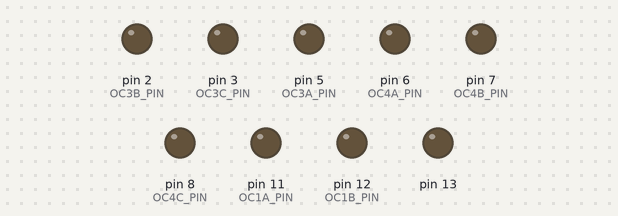
Bench run of a sketch on a simulated Arduino Leonardo, built for the host (arithmetic inside an expression is 32-bit, double 64-bit). On the bench: output pins drawn as LEDs (lit = HIGH).

Above: at 0.1 s.
At 8.1 s:
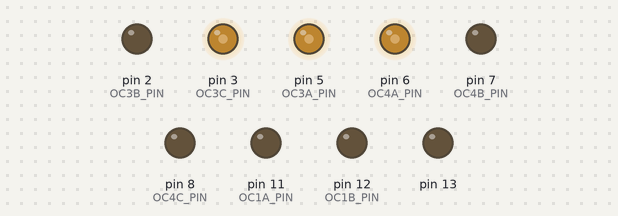
At 16.1 s:
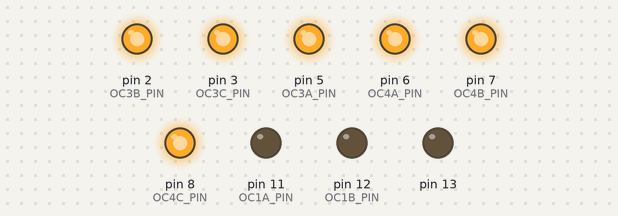
At 32.1 s:
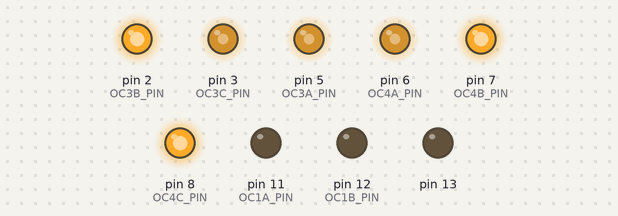
Timing chart, 0 to 33.6 s (numbered marks = the images above):
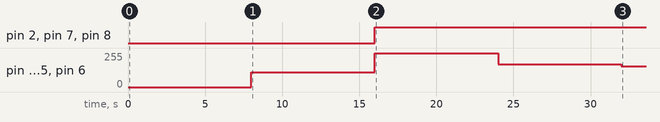

Measured:
- by itself, pin 2 (OC3B_PIN), pin 7 (OC4B_PIN), pin 8 (OC4C_PIN): LOW → HIGH at 16.0 s
- by itself, pin 3 (OC3C_PIN), pin 5 (OC3A_PIN), pin 6 (OC4A_PIN): 0/255 → 110/255 at 8.0 s, → 255/255 8.0 s later, → 169/255 8.0 s later, → 155/255 8.0 s later

The sketch:

wind_system.ino
```cpp
#include <Wire.h>


const byte OC1A_PIN = 11;
const byte OC1B_PIN = 12;
const byte OC4B_PIN = 7;
const byte OC4A_PIN = 6;
const byte OC3A_PIN = 5;
const byte OC4C_PIN = 8;
const byte OC3B_PIN = 2;
const byte OC3C_PIN = 3;

const word PWM_FREQ_HZ = 25000; //Adjust this value to adjust the frequency
const word TCNT1_TOP = 16000000/(2*PWM_FREQ_HZ);

float speed_array[ ] = {0,32.5,13.69029,10.5814,63, 45, -12, -0.1, 0.3, 7.96886,7.210175,3.9, 4, 12, 25, 30, 31, 25, 6, 8, 9, 14, 23.56, 25.45, 3.2, 0.8, 21, 5, 31, 15};

float max_speed = 32.4; // Determines sensitivity of plant movement, lower = more sensitive
float min_speed = 0.5;


int wind_counter = 0;
const unsigned long W_update_value = 8000; //every 8 seconds
unsigned long W_previousTime_update = 0;


////////////////////////////////////////////


void setup() {
Serial.begin(9600);
pinMode(13,OUTPUT);


  pinMode(OC1A_PIN, OUTPUT);

  TCCR1A = 0;
  TCCR1B = 0;
  TCNT1  = 0;

  TCCR1A |= (1 << COM1A1) | (1 << WGM11);
  TCCR1B |= (1 << WGM13) | (1 << CS10);
  ICR1 = TCNT1_TOP;


  pinMode(OC1B_PIN, OUTPUT);
  TCCR1A = 0;
  TCCR1B = 0;
  TCNT1  = 0;

  TCCR1A |= (1 << COM1A1) | (1 << WGM11);
  TCCR1B |= (1 << WGM13) | (1 << CS10);
  ICR1 = TCNT1_TOP;


  pinMode(OC3A_PIN, OUTPUT);
  TCCR3A = 0;
  TCCR3B = 0;
  TCNT3  = 0;

  TCCR3A |= (1 << COM1A1) | (1 << WGM11);
  TCCR3B |= (1 << WGM13) | (1 << CS10);
  ICR3 = TCNT1_TOP;

  pinMode(OC3B_PIN, OUTPUT);
  TCCR3A = 0;
  TCCR3B = 0;
  TCNT3  = 0;

  TCCR3A |= (1 << COM1A1) | (1 << WGM11);
  TCCR3B |= (1 << WGM13) | (1 << CS10);
  ICR3 = TCNT1_TOP;


  pinMode(OC3C_PIN, OUTPUT);
  TCCR3A = 0;
  TCCR3B = 0;
  TCNT3  = 0;

  TCCR3A |= (1 << COM1A1) | (1 << WGM11);
  TCCR3B |= (1 << WGM13) | (1 << CS10);
  ICR3 = TCNT1_TOP;


  pinMode(OC4A_PIN, OUTPUT);
  TCCR4A = 0;
  TCCR4B = 0;
  TCNT4  = 0;

  TCCR4A |= (1 << COM1A1) | (1 << WGM11);
  TCCR4B |= (1 << WGM13) | (1 << CS10);
  ICR4 = TCNT1_TOP;


  pinMode(OC4B_PIN, OUTPUT);
  TCCR4A = 0;
  TCCR4B = 0;
  TCNT4  = 0;

  TCCR4A |= (1 << COM1A1) | (1 << WGM11);
  TCCR4B |= (1 << WGM13) | (1 << CS10);
  ICR4 = TCNT1_TOP;


  pinMode(OC4C_PIN, OUTPUT);
  TCCR4A = 0;
  TCCR4B = 0;
  TCNT4  = 0;

  TCCR4A |= (1 << COM1A1) | (1 << WGM11);
  TCCR4B |= (1 << WGM13) | (1 << CS10);
  ICR4 = TCNT1_TOP;


}

/////////////////FAN PWM DEFINE DUTY/////////////////

  void setPwmDuty(byte duty)
{
  OCR1A = (word) (duty*TCNT1_TOP)/100;
}


void setPwmDuty2(byte duty)

{
  OCR1B = (word) (duty*TCNT1_TOP)/100;
}


void setPwmDuty3(byte duty)

{
  OCR3A = (word) (duty*TCNT1_TOP)/100;
}


void setPwmDuty4(byte duty)

{
  OCR3B = (word) (duty*TCNT1_TOP)/100;
}


void setPwmDuty5(byte duty)

{
  OCR3C = (word) (duty*TCNT1_TOP)/100;
}


void setPwmDuty6(byte duty)

{
  OCR4A = (word) (duty*TCNT1_TOP)/100;
}


void setPwmDuty7(byte duty)

{
  OCR4B = (word) (duty*TCNT1_TOP)/100;
}


void setPwmDuty8(byte duty)

{
  OCR4C = (word) (duty*TCNT1_TOP)/100;
}
///////////////////////////////////////////////////


void loop() {

 unsigned long W_currentTime = millis();

  if (W_currentTime - W_previousTime_update >= W_update_value) {
    W_previousTime_update = W_currentTime;

    float speed_array_val = 0;

    if (speed_array[wind_counter] > max_speed){
      speed_array_val = max_speed;
    }

    else if (speed_array[wind_counter] < min_speed){
      speed_array_val = min_speed;
    }

    else {
      speed_array_val = speed_array[wind_counter];
    }

    int rpm = (((speed_array_val- min_speed)/(max_speed - min_speed))*145)+ 110;

  analogWrite(OC3A_PIN, rpm);
  analogWrite(OC3B_PIN, rpm);
  analogWrite(OC3C_PIN, rpm);
  analogWrite(OC4A_PIN, rpm);
  analogWrite(OC4B_PIN, rpm);
  analogWrite(OC4C_PIN, rpm);


    wind_counter ++; //get new heat value
  }

}
```
